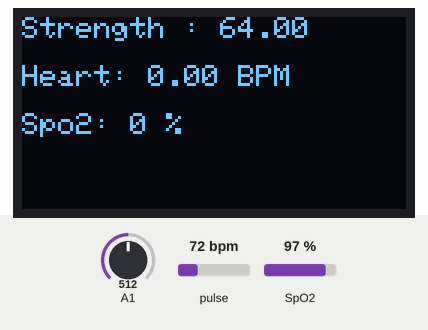
The sketch below on a simulated Arduino Uno, built with avr-gcc and run on an emulated ATmega328P. Shown: 128×64 one-colour display. The test bench sets the inputs (shaded band); at power-on: A1 = 512, pulse 72 bpm, SpO2 97 %. What the sketch prints to the serial monitor is not drawn.

Above: at 1.2 s.
1.3 s: A1 set to 0
At 4.5 s:
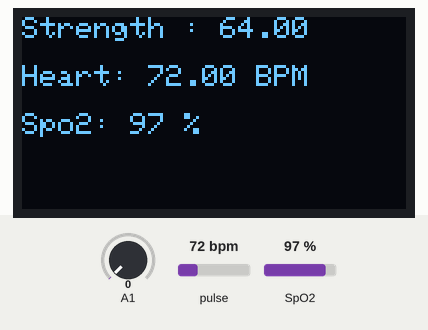
4.8 s: pulse set to 42 bpm
At 5.8 s:
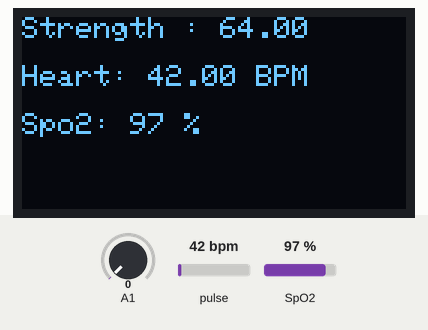
6.9 s: A1 set to 122
At 8.3 s:
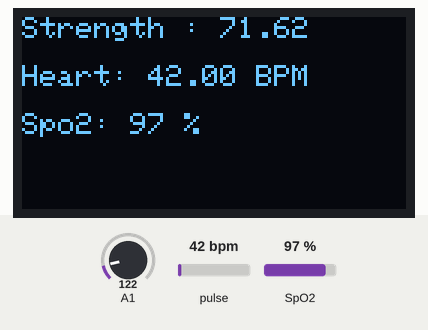
10.1 s: SpO2 set to 80 %
At 11.3 s:
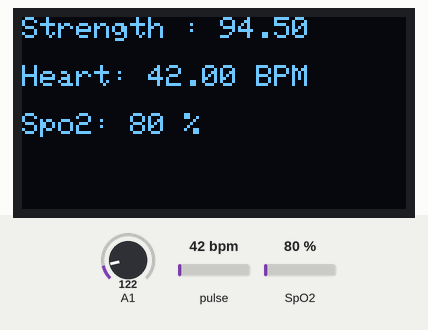
13.2 s: pulse set to 70 bpm
At 14.5 s:
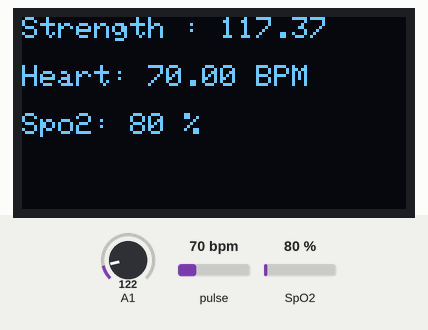
16.4 s: A1 set to 306
At 17.7 s:
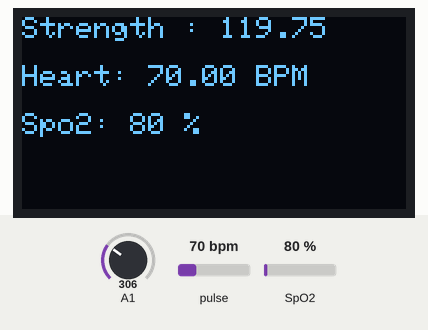
Timing chart, 0 to 19.4 s (numbered marks = the images above; inputs shaded):
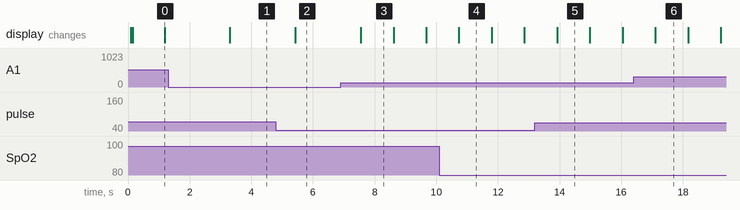

Measured:
- after the input at 4.8 s, the display: changes after 0.63 s (image 2)
- after the input at 6.9 s, the display: changes after 0.65 s (image 3)
- what the display in image 3 shows lasts 1.0 s, from 7.6 s to 8.6 s

The sketch:

max30100.ino
```cpp
#include "MAX30100_PulseOximeter.h"

#include "Wire.h"
#include "Adafruit_GFX.h"
#include "OakOLED.h"
#define REPORTING_PERIOD_MS 1000
OakOLED oled;

PulseOximeter pox;

uint32_t tsLastReport = 0;


const int RunningAverageCount = 16;
float RunningAverageBuffer[RunningAverageCount];
int NextRunningAverage;
int i=0;
float val = 0.0;
float strength=0.0;
float bpm=0.0;
int spo2=0;

void onBeatDetected()
{
Serial.println("Beat!");
}

void setup()
{
Serial.begin(9600);
pinMode(A1,INPUT);
oled.begin();
oled.clearDisplay();
oled.setTextSize(1);
oled.setTextColor(1);
oled.setCursor(0, 0);

oled.println("Initializing pulse oximeter..");
Serial.println("Initializing pulse oximeter..");
oled.display();

if (!pox.begin()) {
oled.clearDisplay();
oled.setTextSize(1);
oled.setTextColor(1);
oled.setCursor(0, 0);
oled.println("FAILED");
Serial.println("FAILED");
oled.display();

} else {
oled.clearDisplay();
oled.setTextSize(1);
oled.setTextColor(1);
oled.setCursor(0, 0);
oled.println("SUCCESS");
oled.display();
Serial.println("SUCCESS");
}
pox.setOnBeatDetectedCallback(onBeatDetected);
}

void loop()
{
  val= analogRead(A1);

  RunningAverageBuffer[NextRunningAverage++] = val;
  if (NextRunningAverage >= RunningAverageCount)
  {
    NextRunningAverage = 0;
  }
  float RunningAverageVal = 0;
  for(int i=0; i< RunningAverageCount; ++i)
  {
    RunningAverageVal += RunningAverageBuffer[i];
  }
  RunningAverageVal /= RunningAverageCount;
  strength = RunningAverageVal;

  delay(10);

  pox.update();

  if (millis() - tsLastReport > REPORTING_PERIOD_MS)
  {
      bpm = pox.getHeartRate();
      spo2 = pox.getSpO2();

      tsLastReport = millis();
  }

  oled.clearDisplay();
  oled.setTextSize(1);
  oled.setTextColor(1);
  oled.setCursor(0,0);

  oled.print("Strength : ");
  oled.println(strength);
  oled.println("");
  oled.print("Heart: ");
  oled.print(bpm);
  oled.println(" BPM");
  oled.println("");
  oled.print("Spo2: ");
  oled.print(spo2);
  oled.println(" %");
  oled.display();
  bluetooth();
  strength=0.0;
  delay(1000);
}


void bluetooth() { //loop from the bluetooth code is renamed to "bluetooth" void
  Serial.print("Strength : ");
  Serial.println(strength);
  Serial.println("");
  Serial.print("Heart: ");
  Serial.print(bpm);
  Serial.println(" BPM");
  Serial.println("");
  Serial.print("Spo2: ");
  Serial.print(spo2);
  Serial.println(" %");
  //delay(1000);
  Serial.print("Failed to detect any components");
}
```
